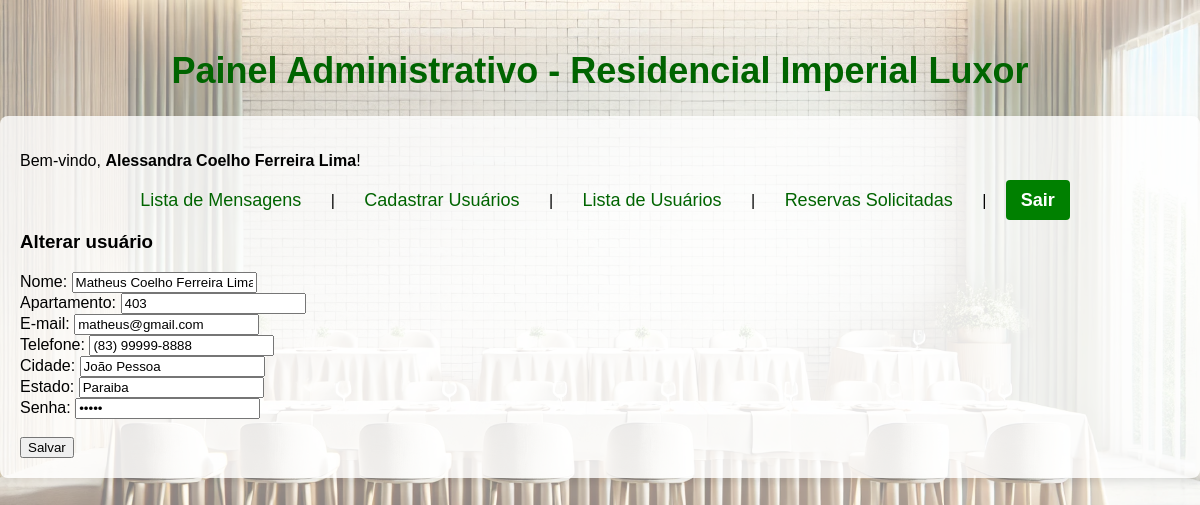
The app's page /admin/index.php?pg=form_altera_usuario&id=2 (signed in) with its own data.
### tables this page shows
CREATE TABLE `usuario` (
  `id` int(11) NOT NULL,
  `nome` varchar(100) DEFAULT NULL,
  `apartamento` int(3) DEFAULT NULL,
  `email` varchar(100) DEFAULT NULL,
  `telefone` varchar(100) DEFAULT NULL,
  `cidade` varchar(100) DEFAULT NULL,
  `estado` varchar(50) DEFAULT NULL,
  `senha` varchar(6) DEFAULT NULL
);

### admin/form_altera_usuario.php (the view)
<?php
    include_once("../config.inc.php");
    $id = $_REQUEST['id'];
    $sql = "SELECT * FROM usuario WHERE id = $id";
    $query = mysqli_query($conexao,$sql);
    while($usuario = mysqli_fetch_array($query)){
?>
<h3>Alterar usuário </h3>
<form action="?pg=altera_usuario&id=<?= $usuario['id'];?>" method="post">
  Nome: <input type="text" name="nome" value="<?= $usuario['nome'];?>"> <br>
  Apartamento: <input type="text" name="apartamento" value="<?= $usuario['apartamento'];?>"> <br>
  E-mail: <input type="text" name="email" value="<?= $usuario['email'];?>"> <br>
  Telefone: <input type="text" name="telefone" value="<?= $usuario['telefone'];?>"> <br>
  Cidade: <input type="text" name="cidade" value="<?= $usuario['cidade'];?>"> <br>
  Estado: <input type="text" name="estado" value="<?= $usuario['estado'];?>"> <br>
  Senha: <input type="password" name="senha" value="<?= $usuario['senha'];?>"> <br><br>
 <input type="submit" value="Salvar">
</form>
<?php
    }
?>

### admin/index.php (style rules this page uses)
body { background-image: url("Imagem/imagem2.jpeg"); background-size: cover; background-position: center; font-family: Arial, sans-serif; color: black; background-color: rgba(255, 255, 255, 0.5); background-blend-mode: overlay; margin: 0; padding: 0; }

### records on screen
usuario: nome "Matheus Coelho Ferreira Lima", apartamento "403", email "matheus@gmail.com", telefone "(83) 99999-8888", cidade "João Pessoa", estado "Paraiba"

### other values on screen
$_SESSION['nome'] "Alessandra Coelho Ferreira Lima"
